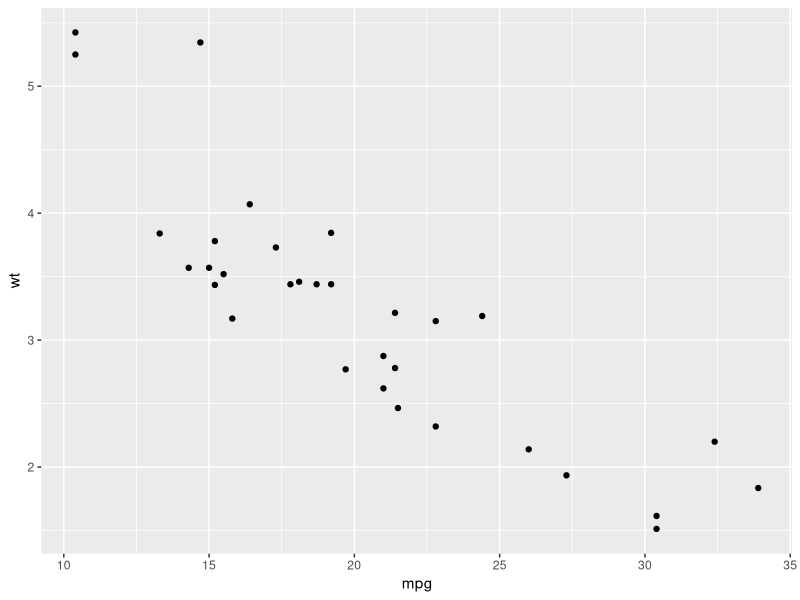
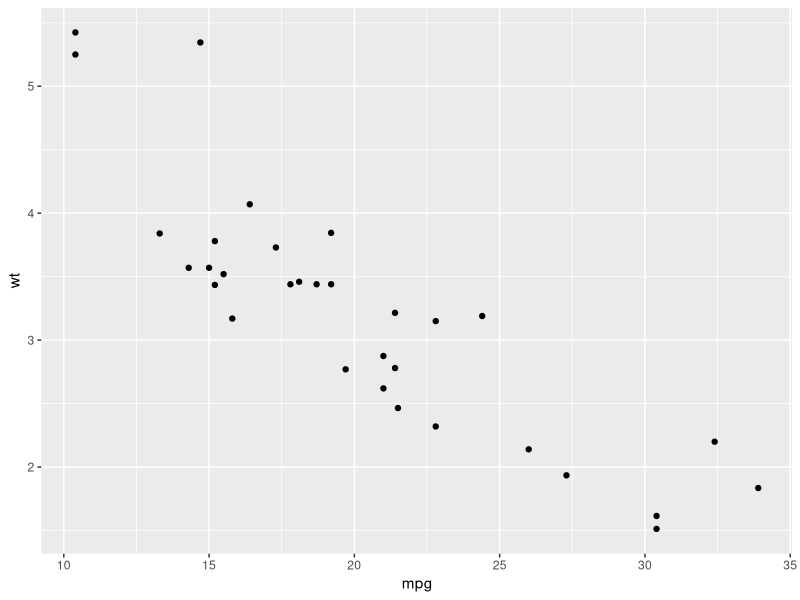

R code for these plots, in order:

# TEST APPS

print("TEST APPS: START")

library(farver)
library(ggplot2)

ggplot(mtcars, aes(mpg, wt)) + geom_point()
ggsave("mtcars.png")

print("TEST APPS: OK")
